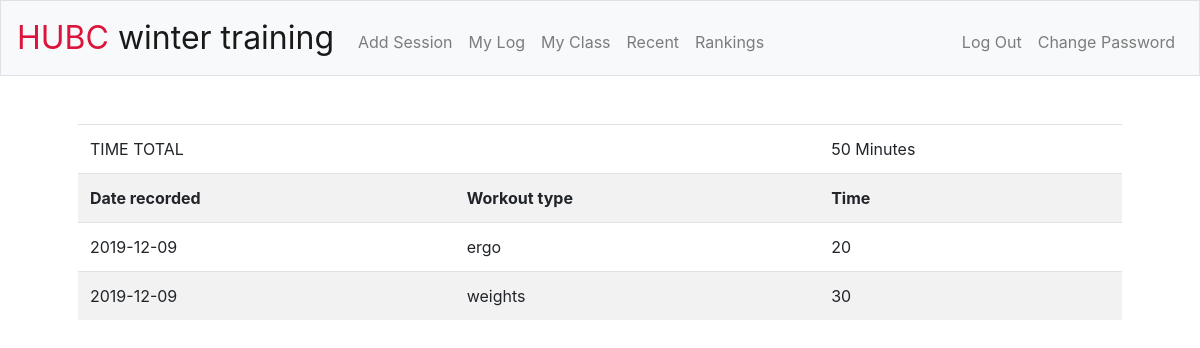
The app's page /my_log (signed in) with its own data.
### tables this page shows
CREATE TABLE 'log' (
user_id INTEGER NOT NULL,
type TEXT NOT NULL,
time INTEGER NOT NULL, 'date_created'  timestamp NOT NULL DEFAULT CURRENT_DATE  ,
FOREIGN KEY (user_id) REFERENCES users(id)
);

### application.py (the view)
@app.route("/my_log")
@login_required
def my_log():
    history = db.execute("SELECT time, type, date_created FROM log WHERE user_id = :user_id ORDER BY date_created", user_id=session["user_id"])
    total_time = 0
    numbers = []
    for i in range(len(history)):
        numbers.append(i)
        total_time = total_time + int(history[i]['time'])
    return render_template("my_log.html", numbers=numbers, history=history, total_time=total_time)

### application.py (called while the page is built)
@app.after_request
def after_request(response):
    response.headers["Cache-Control"] = "no-cache, no-store, must-revalidate"
    response.headers["Expires"] = 0
    response.headers["Pragma"] = "no-cache"
    return response

### helpers.py (called while the page is built)
def login_required(f):
    @wraps(f)
    def decorated_function(*args, **kwargs):
        if session.get("user_id") is None:
            return redirect("/login")
        return f(*args, **kwargs)
    return decorated_function

### templates/my_log.html (shortened to what this page needs)
{% extends "layout.html" %}
{% block main %}
    <table class="table table-striped">
        <thead>
            <tr>
                <td colspan="2">TIME TOTAL</td>
                <td>{{ total_time }} Minutes</td>
            </tr>
        </head>
        <tbody>
            <tr>
                <th>Date recorded</th>
                <th>Workout type</th>
                <th>Time</th>
            </tr>
            {% for i in numbers %}
            <tr>
                <td>{{ history[i]['date_created'] }}</td>
                <td>{{ history[i]['type'] }}</td>
                <td>{{ history[i]['time'] }}</td>
                {% endfor %}
            </tr>
        </tbody>
    </table>
{% endblock %}

### static/styles.css (style rules this page uses)
main table { text-align: left; }

### records on screen
log: date_created "2019-12-09", type "ergo", time "20"
log: date_created "2019-12-09", type "weights", time "30"

### other values on screen
{{ total_time }} "50"
